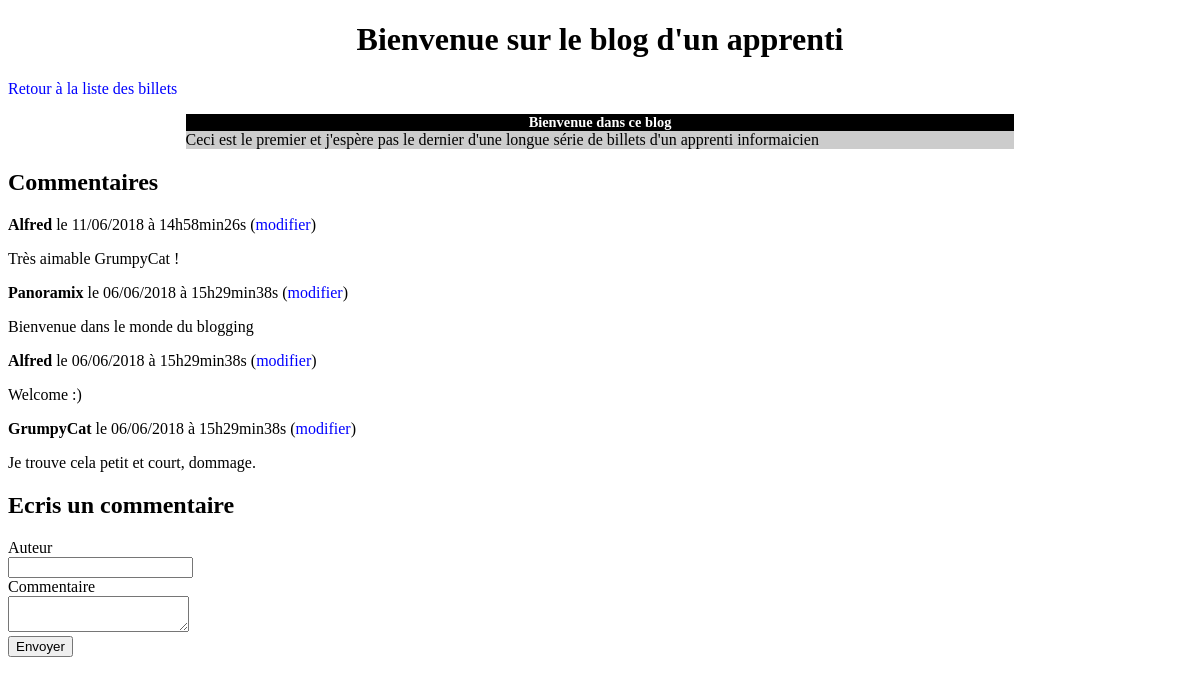
Page /index.php?action=post&billet=1 on the committed database.
### tables this page shows
CREATE TABLE IF NOT EXISTS `posts` (
  `id` int(11) NOT NULL AUTO_INCREMENT,
  `title` varchar(255) NOT NULL,
  `post` text NOT NULL,
  `date_post` datetime NOT NULL,
  PRIMARY KEY (`id`)
);

CREATE TABLE IF NOT EXISTS `comments` (
  `id_com` int(11) NOT NULL AUTO_INCREMENT,
  `id_article` int(11) NOT NULL,
  `author` varchar(30) NOT NULL,
  `comment` varchar(255) NOT NULL,
  `date_comment` datetime NOT NULL,
  PRIMARY KEY (`id_com`)
);

### controller/frontend.php (called while the page is built, shortened)
<?php
require_once('model\PostManager.php');
require_once('model\CommentManager.php');
function post() {
    $postManager = new \org\formation\php\model\PostManager();
    $commentManager = new \org\formation\php\model\CommentManager();
    $post = $postManager -> getBillet($_GET['billet']);
    $comments = $commentManager -> getComments($_GET['billet']);
    require('view\frontend\postView.php');
}

### model/PostManager.php (called while the page is built, shortened)
<?php
class PostManager extends Manager{
    public function getBillet($id){
    $db = $this -> init();
    $request = $db -> prepare('SELECT * from posts where id = ?') or die(print_r($db->errorInfo()));
    $request -> execute(array($id));
    $billet = $request -> fetch();
    return $billet;
    }
}

### model/CommentManager.php (called while the page is built, shortened)
<?php
class CommentManager extends Manager{
    public function getComments($id){
        $db = $this -> init();
        $comments = $db -> prepare('Select id_com, author, comment, date_format(date_comment, \'%d/%m/%Y à %Hh%imin%ss\') as datecom from comments where id_article = ? order by datecom desc') or die(print_r($db->errorInfo()));
        $comments -> execute(array($id));
        return $comments;
    }
}

### view/frontend/postView.php (the view, shortened to what this page needs)
<!DOCTYPE html>
<html>
<body>
    <h1>Bienvenue sur le blog d'un apprenti</h1>
    <p><a href="index.php">Retour à la liste des billets</a></p>
    <div class="news">
        <h3>
            <?= htmlspecialchars($post['title']) ?>
        </h3>
        <p>
            <?= nl2br(htmlspecialchars($post['post'])) ?>
        </p>
    </div>
    <h2>Commentaires</h2>
    <?php
        while ($comment = $comments->fetch())
        {
        ?>
        <p><strong><?= htmlspecialchars($comment['author']) ?></strong> le
            <?= $comment['datecom'] ?> (<a href="index.php?action=comment&idcom=<?= $comment['id_com'] ?>">modifier</a>)
        </p>
        <p>
            <?= nl2br(htmlspecialchars($comment['comment'])) ?>
        </p>
        <?php
        }
        ?>
            <h2>Ecris un commentaire</h2>
            <form action="index.php?action=addComment&billet=<?= $_GET['billet'] ?>" method="post">
                <div>
                    <label for="author">Auteur</label><br />
                    <input type="text" id="author" name="author" />
                </div>
                <div>
                    <label for="comment">Commentaire</label><br />
                    <textarea id="comment" name="comment"></textarea>
                </div>
                <div>
                    <input type="submit" value="Envoyer" />
                </div>
            </form>
            <?php $content = ob_get_clean();
              require('template.php'); ?>
</body>
</html>

### public/css/style.css (style rules this page uses)
h1, h3 { text-align:center; }
h3 { background-color:black; color:white; font-size:0.9em; margin-bottom:0px; }
.news p { background-color:#CCCCCC; margin-top:0px; }
.news { width:70%; margin:auto; }
a { text-decoration: none; color: blue; }

### rows in the picture
posts: title "Bienvenue dans ce blog", post "Ceci est le premier et j'espère pas le dernier d'une longue série de billets d'un apprenti informaicien"
comments: author "Alfred", datecom "11/06/2018 à 14h58min26s", comment "Très aimable GrumpyCat !"
comments: author "Panoramix", datecom "06/06/2018 à 15h29min38s", comment "Bienvenue dans le monde du blogging"
comments: author "Alfred", datecom "06/06/2018 à 15h29min38s", comment "Welcome :)"
comments: author "GrumpyCat", datecom "06/06/2018 à 15h29min38s", comment "Je trouve cela petit et court, dommage."
